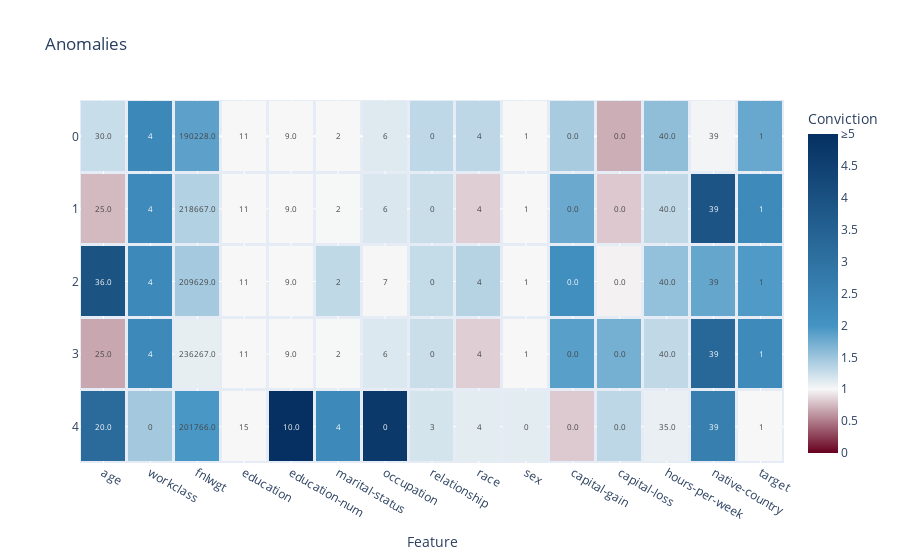

Here is the notebook cell this chart was saved with:
### Code cell
fig = plot_anomalies(inliers, inlier_case_feature_residual_convictions)
fig.show(width=1500, height=750)

### Figure 1 — Plotly figure (JSON) as saved in the notebook; plotly's stock layout.template omitted (floating-point values rounded to 4 significant figures)
{"data": [{"coloraxis": "coloraxis", "hovertemplate": "Conviction=%{z}", "name": "Outliers", "text": [["30.0", "4", "190228.0", "11", "9.0", "2", "6", "0", "4", "1", "0.0", "0.0", "40.0", "39", "1", "0.313175735317818", "198", "5b431180-a918-40b7-bf73-48ea21acc8cf", "1.446570426159066", "inlier"], ["25.0", "4", "218667.0", "11", "9.0", "2", "6", "0", "4", "1", "0.0", "0.0", "40.0", "39", "1", "0.3139425102625957", "881", "5b431180-a918-40b7-bf73-48ea21acc8cf", "1.5602412416344054", "inlier"], ["36.0", "4", "209629.0", "11", "9.0", "2", "7", "0", "4", "1", "0.0", "0.0", "40.0", "39", "1", "0.31719322927089927", "404", "5b431180-a918-40b7-bf73-48ea21acc8cf", "1.568833320688023", "inlier"], ["25.0", "4", "236267.0", "11", "9.0", "2", "6", "0", "4", "1", "0.0", "0.0", "40.0", "39", "1", "0.3243333312918792", "269", "5b431180-a918-40b7-bf73-48ea21acc8cf", "1.636209202667145", "inlier"], ["20.0", "0", "201766.0", "15", "10.0", "4", "0", "3", "4", "0", "0.0", "0.0", "35.0", "39", "1", "0.32620747018831436", "368", "5b431180-a918-40b7-bf73-48ea21acc8cf", "1.5505510884558287", "inlier"]], "texttemplate": "%{text}", "type": "heatmap", "x": ["age", "workclass", "fnlwgt", "education", "education-num", "marital-status", "occupation", "relationship", "race", "sex", "capital-gain", "capital-loss", "hours-per-week", "native-country", "target"], "xgap": 3, "y": [0, 1, 2, 3, 4], "ygap": 3, "z": [[1.258, 2.344, 1.857, 1, 1, 1, 1.14, 1.312, 1.322, 1, 1.437, 0.7029, 1.575, 1.026, 1.794], [0.7474, 2.248, 1.385, 1, 1, 1.004, 1.158, 1.251, 0.8329, 1, 1.776, 0.8105, 1.299, 3.901, 2.239], [3.947, 2.282, 1.454, 1, 1, 1.303, 1.006, 1.284, 1.361, 1, 2.134, 0.9752, 1.554, 1.812, 1.931], [0.6759, 2.297, 1.089, 1, 1, 1.004, 1.152, 1.251, 0.832, 1, 1.881, 1.72, 1.302, 3.299, 2.239], [3.226, 1.459, 1.964, 1, 69.36, 2.269, 4.737, 1.192, 1.111, 1.113, 0.8195, 1.321, 1.075, 2.603, 1]]}], "layout": {"coloraxis": {"cmax": 5, "cmin": 0, "colorbar": {"ticktext": ["0", "0.5", "1", "1.5", "2", "2.5", "3", "3.5", "4", "4.5", "≥5"], "tickvals": [0, 0.5, 1, 1.5, 2, 2.5, 3, 3.5, 4, 4.5, 5], "title": {"text": "Conviction"}}, "colorscale": [[0, "rgb(103,0,31)"], [0.2, "rgb(247, 247, 247)"], [0.4, "rgb(67,147,195)"], [1, "rgb(5,48,97)"]]}, "title": {"text": "Anomalies"}, "xaxis": {"anchor": "y", "domain": [0, 1], "title": {"text": "Feature"}}, "yaxis": {"anchor": "x", "autorange": "reversed", "domain": [0, 1], "title": {}}}}
